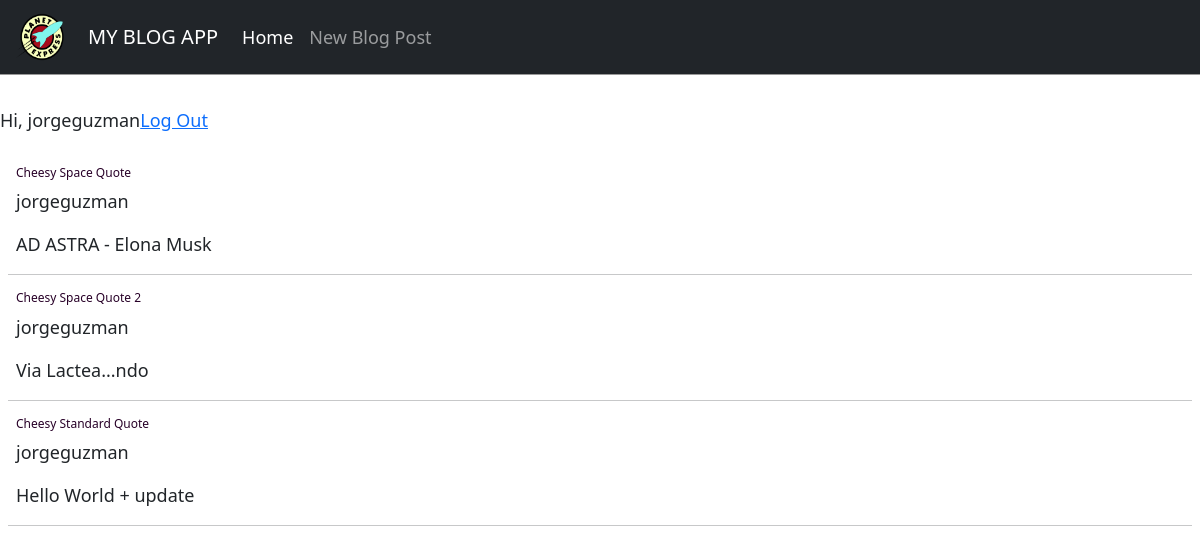
The app's page / (signed in) with its own data.
### blog/models.py (models this page shows, shortened)
class Post(models.Model):
    title = models.CharField(max_length=200)
    author = models.ForeignKey('auth.User', on_delete=models.CASCADE)
    body = models.TextField()

### blog/views.py (the view)
# urls.py: path('', BlogListView.as_view(), name='home'),
class BlogListView(ListView):
    model = Post
    template_name = "home.html"
    context_object_name = "all_posts_list"

### templates/home.html (shortened to what this page needs)
{% extends 'base.html' %}
{% block content %}
    {% for post in all_posts_list %}
    <div class="post-entry">
        <h3>
            <a href="{% url 'post_detail' post.pk %}">{{ post.title }}</a>
        </h3>
        <p>{{ post.author }}</p>
        <p>{{ post.body }}</p>
        <hr>
    </div>
    {% endfor %}
{% endblock content %}

### templates/base.html (shortened to what this page needs)
{% load static %}
<html>
    <head>
        <link
            href="https://cdn.jsdelivr.net/npm/bootstrap@5.1.0/dist/css/bootstrap.min.css"
            rel="stylesheet"
>
        <link href="{% static 'css/base.css' %}" rel="stylesheet">
    </head>
    <body>
        <header>
            <nav class="navbar navbar-expand-lg navbar-dark bg-dark">
                <div class="container-fluid">
                    <a class="navbar-brand" href="{% url 'home' %}">
                        <img src="/static/images/NavBarLogo.png" alt="" width="60" height="48">
                    </a>
                    <a class="navbar-brand" href="{% url 'home' %}">MY BLOG APP</a>
                    <div class="collapse navbar-collapse" id="navbarNavAltMarkup">
                        <div class="navbar-nav">
                            <a class="nav-link active" aria-current="page" href="{% url 'home' %}">Home</a>
                            <a class="nav-link" aria-current="page" href="{% url 'post_new' %}"> New Blog Post</a>
                        </div>
                    </div>
                </div>
            </nav>
        </header>
        <div class="login-container">
            {% if user.is_authenticated %}
                <p>Hi, {{ user.username }}</p>
                <a href="{% url 'logout' %}">Log Out</a>
            {% else %}
                <p> You are not logged in.</p>
                <a href="{% url 'login' %}">Log In</a>
            {% endif %}
        </div>
            <div class="content-container">
                    {% block content %}
                    {% endblock content %}
            </div>
    </body>
</html>

### static/css/base.css (style rules this page uses)
body { font-size: 18px; }
header { border-bottom: 1px solid #999; margin-bottom: 2rem; display: inline-flexbox; }
hr { margin-left: -0.5rem; margin-right: -0.5rem; }
.content-container { margin: 1rem; }
.post-entry { margin-bottom: 2; }
.post-entry h3 { margin: .5rem 0; font-size: .75rem; }
.post-entry h3 a { color: rgb(40, 0, 40); text-decoration: none; }
.login-container { display: inline-flex; }

### records on screen
Post: title "Cheesy Space Quote", author "jorgeguzman", body "AD ASTRA - Elona Musk"
Post: title "Cheesy Space Quote 2", author "jorgeguzman", body "Via Lactea...ndo"
Post: title "Cheesy Standard Quote", author "jorgeguzman", body "Hello World + update"

### other values on screen
{{ user.username }} "jorgeguzman"
